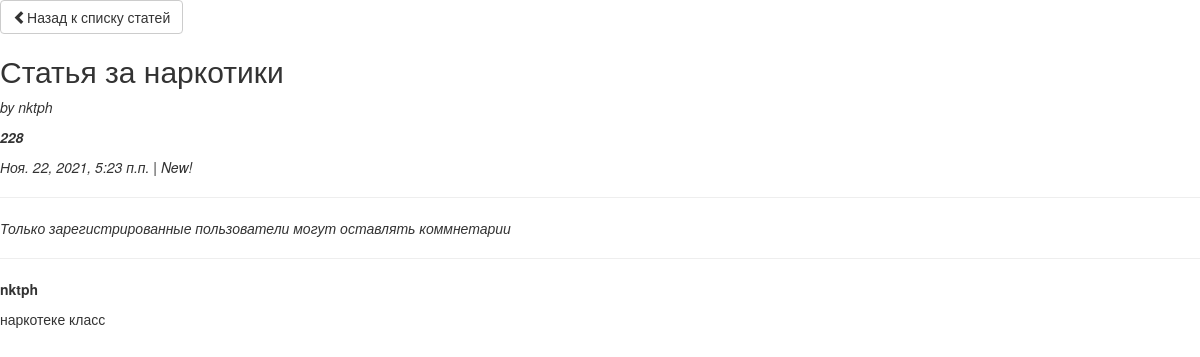
/articles/11/, run on the app's committed database.
### articles/models.py (models this page shows, shortened)
class Article(models.Model):
    author_name = models.CharField('Имя автора', max_length = 50)
    article_title = models.CharField('Название статьи', max_length = 200)
    article_text = HTMLField('Текст статьи')
    pub_date = models.DateTimeField('Дата публикации')
    def was_published_recently(self):
        return self.pub_date >= (timezone.now() - datetime.timedelta(days=7))
    class Meta:
        verbose_name = "Статья"
        verbose_name_plural = "Статьи"

class Comment(models.Model):
    article = models.ForeignKey(Article, on_delete=models.CASCADE)
    author_name = models.CharField('Имя автора', max_length = 50)
    comment_text = models.CharField('Текст комментария', max_length = 300)
    class Meta:
        verbose_name = "Комментарий"
        verbose_name_plural = "Комментарии"

### articles/views.py (the view)
# urls.py: path('<int:article_id>/', views.detail, name = "detail"),
def detail(request, article_id):
    try:
        a = Article.objects.get(id = article_id)
    except:
        raise Http404("Статья не найдена!")
    latest_comment_list = a.comment_set.order_by('-id')
    return render(request, 'articles/detail.html', {'article': a, 'latest_comment_list': latest_comment_list})

### templates/articles/detail.html (shortened to what this page needs)
{% extends 'base.html' %}
{% load static %}
{% load ratings %}
{% block content %}
        <a class="btn btn-default" href="{% url 'articles:index' %}" class="top-menu"><span class="glyphicon glyphicon-chevron-left"></span>Назад к списку статей</a><br>
    <h2>{{ article.article_title }}</h2>
    <em>by {{ article.author_name }}</em>
    <p>{{ article.article_text|safe }}</p>
    <em>{{ article.pub_date }}</em>
    {% if article.was_published_recently %}
        <em>| New!</em>
    {% endif %}
    <hr>
    {% if user.is_authenticated %}
        <form action="{% url 'articles:leave_comment' article.id %}" method="post">
        {% csrf_token %}
        <textarea name="text" required="" placeholder="Ваш комментарий" cols="30" rows="10"></textarea><br>
        <button type="submit">Оставить комментарий</button>
        </form>
    {% else %}
        <em>Только зарегистрированные пользователи могут оставлять коммнетарии</em>
    {% endif %}
    <hr>
    {% if latest_comment_list %}
        {% for c in latest_comment_list %}
        <p>
            <strong>{{ c.author_name }}</strong>
            <p>{{ c.comment_text }}</p>
        </p>
        {% endfor %}
    {% else %}
        К данной статье нет комментариев.
    {% endif %}
{% endblock %}

### data on the page
Article: article_title "Статья за наркотики", author_name "nktph", article_text "228", pub_date "Ноя. 22, 2021, 5:23 п.п."
Comment: author_name "nktph", comment_text "наркотеке класс"
